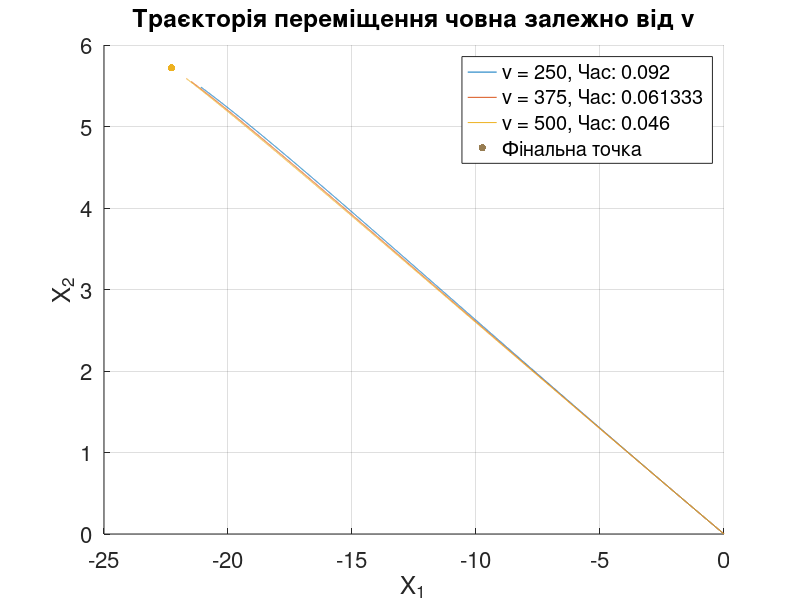

This figure's MATLAB source:
% вхідні дані
n = 23;
s_0 = sqrt(23);
l = 23;
fi = pi * 23 / 25;

disp('INPUT DATA');
disp(['n = ', num2str(n)]);
disp(['s_0 = ', num2str(s_0)]);
disp(['l = ', num2str(l)]);
disp(['fi = ', num2str(fi)]);


N = 10000;
disp(['N = ', num2str(N)]);

N_v = 3;
v_values = linspace(250, 500, N_v);

function [u_1, u_2] = calculate_control(x_1, x_2, s_0, v, l, fi, tau)

    % формула для λ
    lambda = sqrt((l*cos(fi) - x_1 - s_0 * x_2 * tau)^2 +
    (l*sin(fi) - x_2)^2) * v * tau - v^2 * tau^2;

    % формули для u1, u2
    u_1 = ((l*cos(fi) - x_1 - s_0 * x_2 * tau) * v * tau) / (lambda + v^2 * tau^2);
    u_2 = ((l*sin(fi) - x_2) * v * tau) / (lambda + v^2 * tau^2);
end

figure;
hold on;

colors = lines(N_v);
final_points = zeros(N_v, 2);

for j = 1:N_v

    v = v_values(j);
    tau = (l / v) / N;

    x_1 = 0;
    x_2 = 0;

    x_1_values = zeros(1, N+1);
    x_2_values = zeros(1, N+1);

    for i = 1:N
        [u_1, u_2] = calculate_control(x_1, x_2, s_0, v, l, fi, tau);

        x_1 = x_1 + (s_0 * x_2 + v * u_1) * tau;
        x_2 = x_2 + v * u_2 * tau;

        x_1_values(i+1) = x_1;
        x_2_values(i+1) = x_2;

    end
    time = l/v;
    plot(x_1_values, x_2_values, 'DisplayName', ['v = ', num2str(v), ', Час: ', num2str(time)], 'Color', colors(j, :));

    final_points(j, :) = [l*cos(fi), l*sin(fi)];
end

xlabel('X_1', 'FontSize', 20);
ylabel('X_2', 'FontSize', 20);
title('Траєкторія переміщення човна залежно від v', 'FontSize', 20);
grid on;
set(gca, 'FontSize', 16);
legend('show');

scatter(final_points(:, 1), final_points(:, 2), 30, colors, 'filled', 'DisplayName', ['Фінальна точка']);
